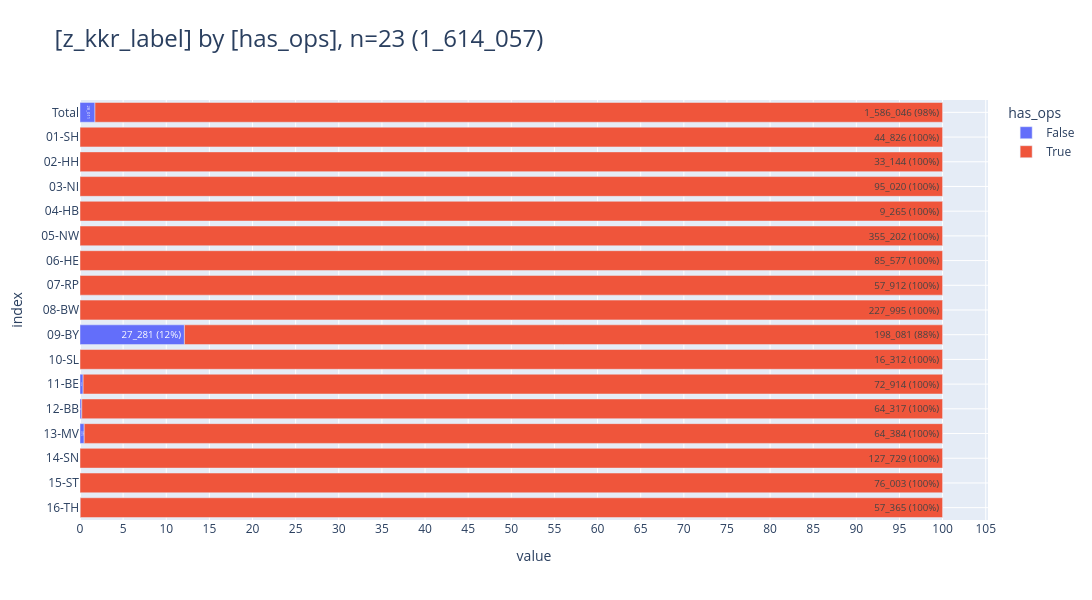

Here is the notebook cell this chart was saved with:
### Markdown cell above
#### <a id='toc1_3_4_2_'></a>[ops wenn op](#toc0_)
- **Filter: `DJ` = 2020-2023**

### Code cell
db_ops = con.sql(f"""--sql
    select
        op.OPId,
        op.z_tum_id,
        z_kkr_label,
        max(ops.OPSId is not null) as has_ops,
        count(*) as cnt
    from OP op
    join Tumor tum on op.z_tum_id = tum.z_tum_id
    left join OPS ops on op.OPId = ops.OP_TypId
    where {FILTER_DY}
    group by  op.OPId,
            z_kkr_label,
            op.z_tum_id,
""")
# tbl.descr_db(db_ops, "db_ops")

pls.plot_stacked_bars(db_ops.project("z_kkr_label, has_ops").to_df(), show_total=True, relative=True, normalize=True, orientation="h", show_pct_bar=True)

### Figure 1 — Plotly figure (JSON) as saved in the notebook; plotly's stock layout.template omitted (floating-point values rounded to 4 significant figures)
{"data": [{"hovertemplate": "col=False<br>value=%{x}<br>index=%{y}<br>cnt_pct_bar_str=%{text}<extra></extra>", "legendgroup": "False", "marker": {"color": "#636EFA", "pattern": {"shape": ""}}, "name": "False", "orientation": "h", "showlegend": true, "text": ["28_011", "27_281 (12%)", "266", "133", "315", "16"], "textposition": "auto", "type": "bar", "x": [28011, 27281, 266, 133, 315, 16], "xaxis": "x", "y": [" Total", "09-BY", "11-BE", "12-BB", "13-MV", "16-TH"], "yaxis": "y"}, {"hovertemplate": "col=True<br>value=%{x}<br>index=%{y}<br>cnt_pct_bar_str=%{text}<extra></extra>", "legendgroup": "True", "marker": {"color": "#EF553B", "pattern": {"shape": ""}}, "name": "True", "orientation": "h", "showlegend": true, "text": ["1_586_046 (98%)", "44_826 (100%)", "33_144 (100%)", "95_020 (100%)", "9_265 (100%)", "355_202 (100%)", "85_577 (100%)", "57_912 (100%)", "227_995 (100%)", "198_081 (88%)", "16_312 (100%)", "72_914 (100%)", "64_317 (100%)", "64_384 (100%)", "127_729 (100%)", "76_003 (100%)", "57_365 (100%)"], "textposition": "auto", "type": "bar", "x": [1586046, 44826, 33144, 95020, 9265, 355202, 85577, 57912, 227995, 198081, 16312, 72914, 64317, 64384, 127729, 76003, 57365], "xaxis": "x", "y": [" Total", "01-SH", "02-HH", "03-NI", "04-HB", "05-NW", "06-HE", "07-RP", "08-BW", "09-BY", "10-SL", "11-BE", "12-BB", "13-MV", "14-SN", "15-ST", "16-TH"], "yaxis": "y"}], "layout": {"barmode": "relative", "barnorm": "percent", "height": 600, "legend": {"title": {"text": "has_ops"}, "tracegroupgap": 0, "traceorder": "normal"}, "title": {"font": {"size": 24}, "text": "[z_kkr_label] by [has_ops], n=23 (1_614_057)", "xanchor": "left", "y": 0.95, "yanchor": "top"}, "width": 1600, "xaxis": {"anchor": "y", "domain": [0, 1], "dtick": 5, "gridwidth": 1, "showgrid": true, "title": {"text": "value"}}, "yaxis": {"anchor": "x", "categoryarray": ["16-TH", "15-ST", "14-SN", "13-MV", "12-BB", "11-BE", "10-SL", "09-BY", "08-BW", "07-RP", "06-HE", "05-NW", "04-HB", "03-NI", "02-HH", "01-SH", " Total"], "categoryorder": "array", "domain": [0, 1], "gridwidth": 1, "showgrid": true, "title": {"text": "index"}}}}
